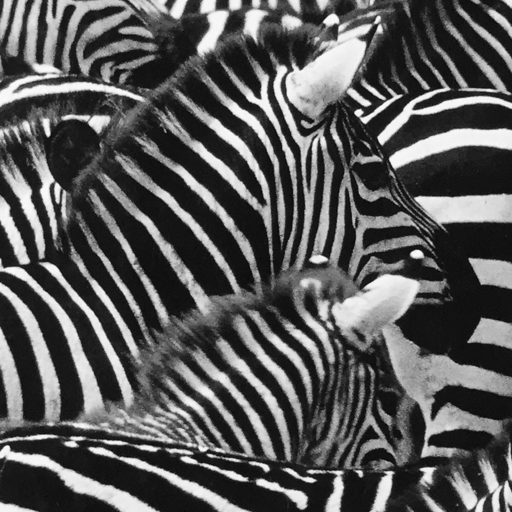
#> input picture clases/Cap04_Sistemas_Lineales/Matlab_y_Python/zebra_bw.png, 512 x 512 px
$ jupyter execute TRAT04_Convolucion1D.ipynb   (shell and % lines are left out)
#> lines starting #> are read from the running program, lines starting #| are printed output that depends on the picture
[cell 1]
import numpy as np
import matplotlib.pyplot as plt
import cv2 as cv
from google.colab.patches import cv2_imshow

# 1) Filtrado simple con una ventana promedio

[cell 2]
n = 1000
i = np.array(range(n))
t = i*8*np.pi/n
x = np.sin(t)+np.sin(2*t)

r  = np.random.random_sample(size = n)-0.5

xr  = x + r
plt.figure(figsize=(20,9))
plt.plot(t,xr)
plt.plot(t,x)
plt.legend(['xr','x'])
plt.show()
#> figure, not shown here; curve peaks at x = 7.19, y = 2.24; curve peaks at x = 0.93, y = 1.76

[cell 3]
m = 15
g = np.ones((m,))/m

y = np.convolve(xr,g,'same')

plt.figure(figsize=(20,9))
plt.plot(t,xr)
#plt.plot(t,x)
plt.plot(t,y)
plt.legend(['xr','y'])
plt.show()
#> figure, not shown here; curve peaks at x = 7.19, y = 2.24; curve peaks at x = 7.09, y = 1.8

# 2) Separación de dos señales (con Gaussianas)

* $x_1$: primera señal de frecuencia baja

* $x_2$: primera señal de frecuencia alta

* $x = x_1 + x_2$

* $z = x_1 + x_2 + $ ruido

Problema: a partir de $z$ encontrar $x_1$ y $x_2$

Solución:

$y_1 = $ filtro pasa (muy) bajo de $z$ con una Gaussiana $h_1$ de ancho 7: aquí solo pasa la sinusoide de frecuencia baja

$y_2 = $ filtro pasa bajo de $z$ con una Gaussiana $h_1$ de ancho 1: aquí se elimina el ruido, $y_2$ es parecido a $x$.

La reconstrucción de $x_1$ es $y_1$.

La reconstrucción de $x_2$ es $y_2 - y_1$.

: primera señal de frecuencia baja

[cell 4]
n  = 1000
i  = np.array(range(n))
t  = i*8*np.pi/n
x1 = np.sin(t)
x2 = 0.3*np.sin(20*t)
x  = x1+x2
r  = 0.2*(np.random.random_sample(size = n)-0.5)
z  = x + r
plt.figure(figsize=(20,9))
plt.plot(t,x1)
plt.plot(t,x2)
plt.plot(t,z)
plt.legend(['x1','x2','z'])
plt.show()
#> figure, not shown here; curve peaks at x = 1.56, y = 1; curve peaks at x = 20.18, y = 0.299; curve peaks at x = 7.94, y = 1.37

[cell 5]
m = 25
h1 = cv.getGaussianKernel(m, 7)
h2 = cv.getGaussianKernel(m, 1)
plt.plot(h1)
plt.plot(h2)
plt.legend(['h1','h2'])
plt.show()
#> figure, not shown here; curve peaks at x = 12, y = 0.0615; curve peaks at x = 12, y = 0.399

[cell 6]
y1 = np.convolve(z,h1[:,0],'same')
y2 = np.convolve(z,h2[:,0],'same')
plt.figure(figsize=(20,9))
plt.plot(y2)
plt.plot(y1)
plt.legend(['y2','y1'])
plt.show()
#> figure, not shown here; curve peaks at x = 316, y = 1.32; curve peaks at x = 310, y = 1.01

[cell 7]
plt.figure(figsize=(20,9))
plt.plot(x1)
plt.plot(y1)
plt.plot(x1-y1)
plt.legend(['x1','y1','error'])
plt.show()
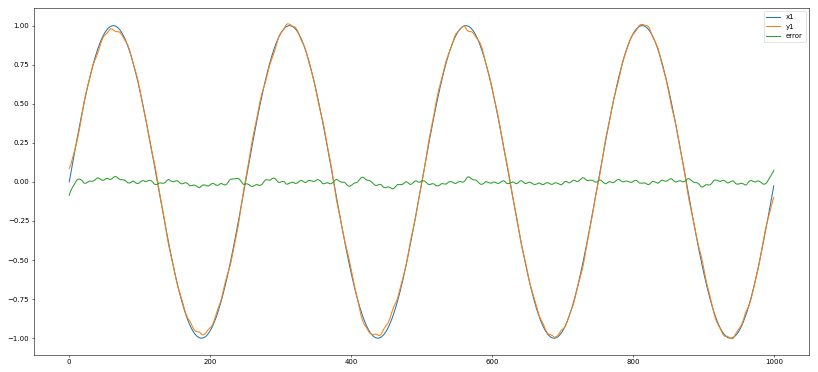
#> figure drawn by matplotlib, 1 panel; curve peaks at x = 62, y = 1; curve peaks at x = 310, y = 1.01; curve peaks at x = 999, y = 0.0744

[cell 8]
plt.figure(figsize=(20,9))
plt.plot(x2)
plt.plot(-y1+y2)
plt.plot(x2-(-y1+y2))
plt.legend(['x2','y2-y1','error'])
plt.show()
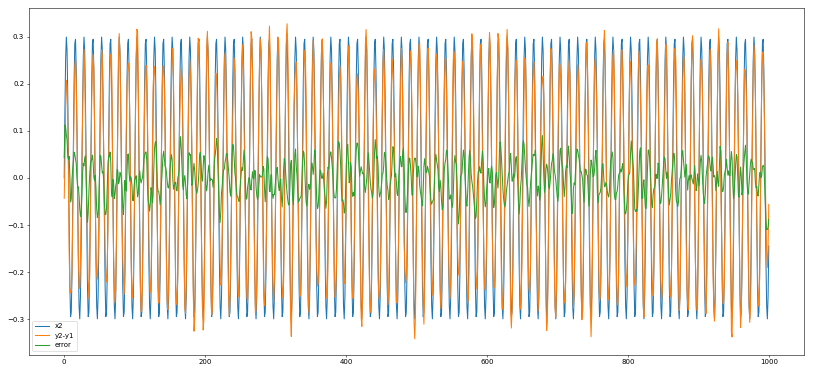
#> figure drawn by matplotlib, 1 panel; curve peaks at x = 803, y = 0.299; curve peaks at x = 316, y = 0.328; curve peaks at x = 1, y = 0.112

# 3) Simulación de una imagen con movimeinto horizontal

[cell 9]
X = cv.imread('zebra_bw.png',0)
#> X is the input picture: shape (512, 512); min 3, max 253, mean 89.2
cv2_imshow(X)

[cell 10]
# Convolución línea por línea
m = 25
g = np.ones((m,))/m
(N,M) = X.shape
#> N = 512; M = 512
Y = np.zeros((N,M))
for i in range(N):
  Y[i,:] = np.convolve(X[i,:],g,'same')
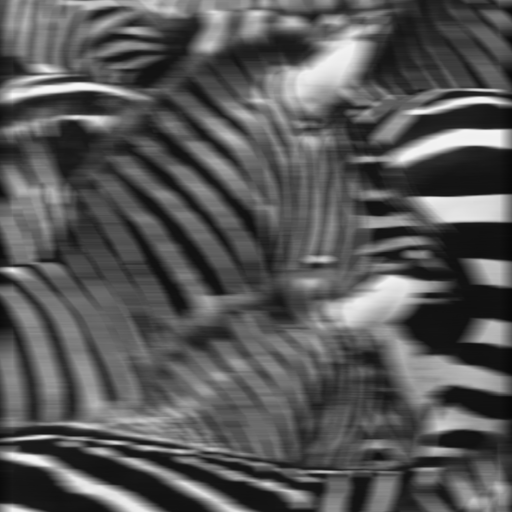
#> Y: shape (512, 512) float64; min 8.76, max 247.6, mean 88.1
cv2_imshow(Y)

[cell 11]
# Convolución de toda la imagen
h = g.reshape(1,m)
Y = cv.filter2D(X,-1,h)
cv2_imshow(Y)

# 4) Detección de bordes

[cell 12]
Xd = X.astype(float)
th = 50
h1 = np.array([-1,0,1])
Y1 = np.abs(cv.filter2D(Xd,-1,h1))
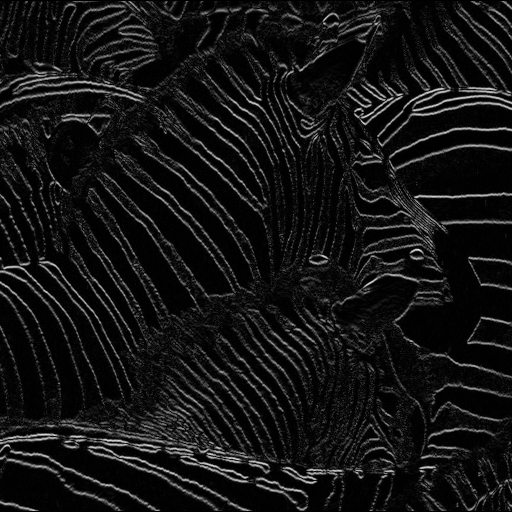
#> Y1: shape (512, 512) float64; min 0, max 223, mean 20
Z1 = Y1>th
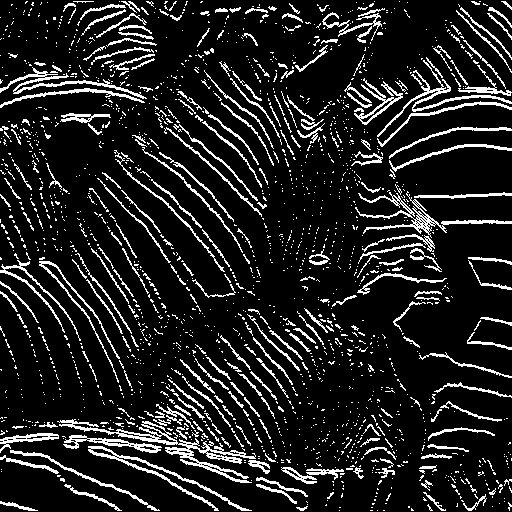
#> Z1: shape (512, 512) bool; 12.8% white in thin lines or dots
h2 = h1.reshape(1,3)
Y2 = np.abs(cv.filter2D(Xd,-1,h2))
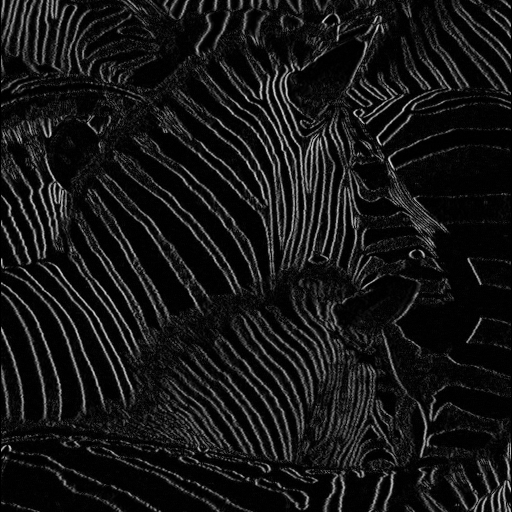
#> Y2: shape (512, 512) float64; min 0, max 227, mean 21.9
Z2 = Y2>th
#> Z2: shape (512, 512) bool; 14.9% white in thin lines or dots
Z  = np.logical_or(Z1,Z2)
#> Z: shape (512, 512) bool; 20.7% white in thin lines or dots
cv2_imshow(Z*255)

[cell 13]
(N,M) = X.shape
D = np.zeros((N,M,3))
D[:,:,1] = np.multiply(X,(1-Z))
D[:,:,0] = np.multiply(X,(1-Z))
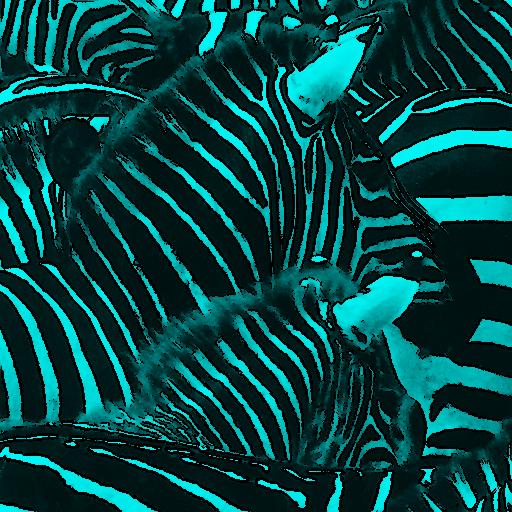
#> D: shape (512, 512, 3) float64; mean of channels 0, 1, 2 65.7, 65.7, 0; drawn as B, G, R
D[:,:,2] = X
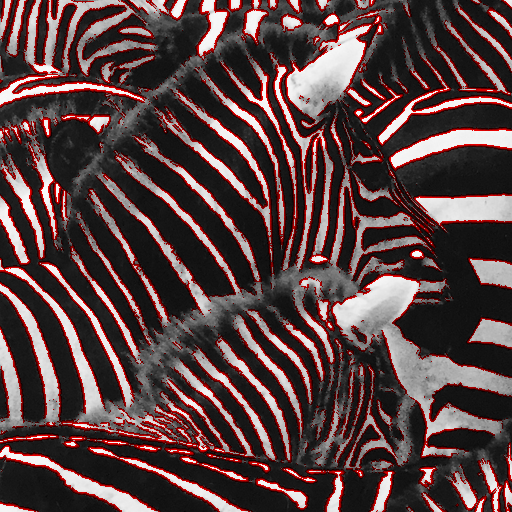
#> D: shape (512, 512, 3) float64; mean of channels 0, 1, 2 65.7, 65.7, 89.2; drawn as B, G, R
cv2_imshow(D)

[cell 14]
T1 = np.sqrt(np.multiply(Y1,Y1)+np.multiply(Y2,Y2))
T1 = np.log(T1+1)
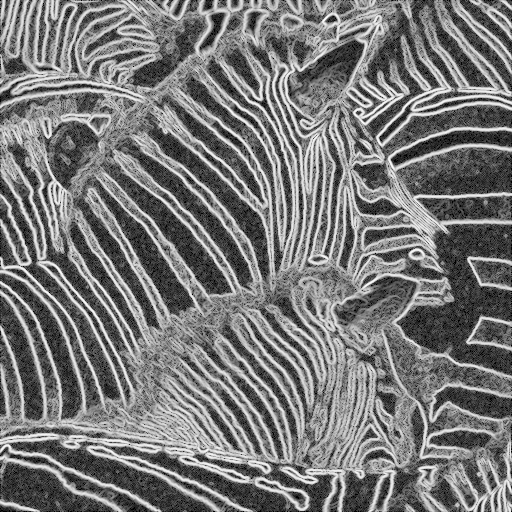
#> T1: shape (512, 512) float64; min 0, max 5.64, mean 2.66; drawn with min black and max white
T1 = T1/np.max(T1)*255
cv2_imshow(255-T1)
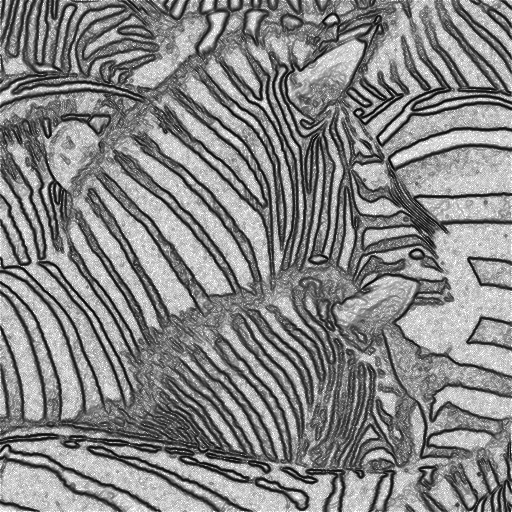
#> shown: shape (512, 512) float64; min 0, max 255, mean 134.5
